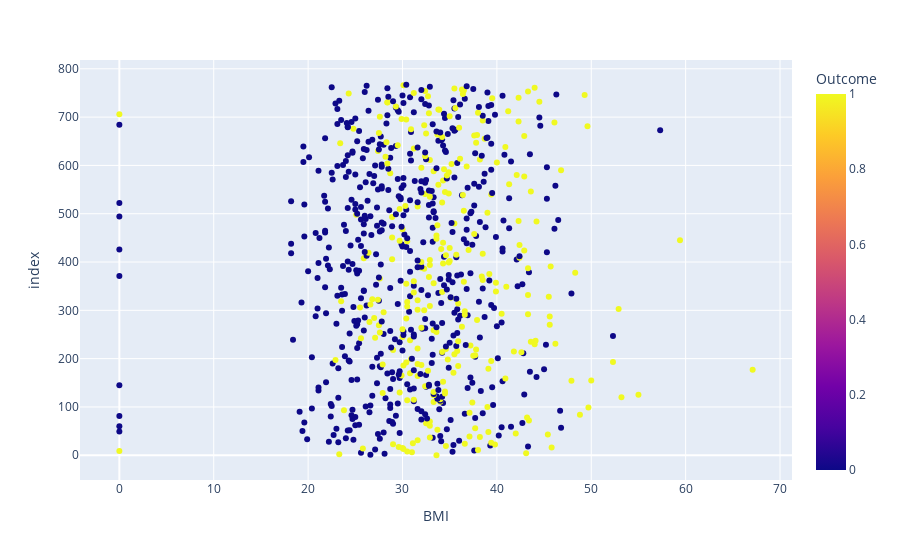
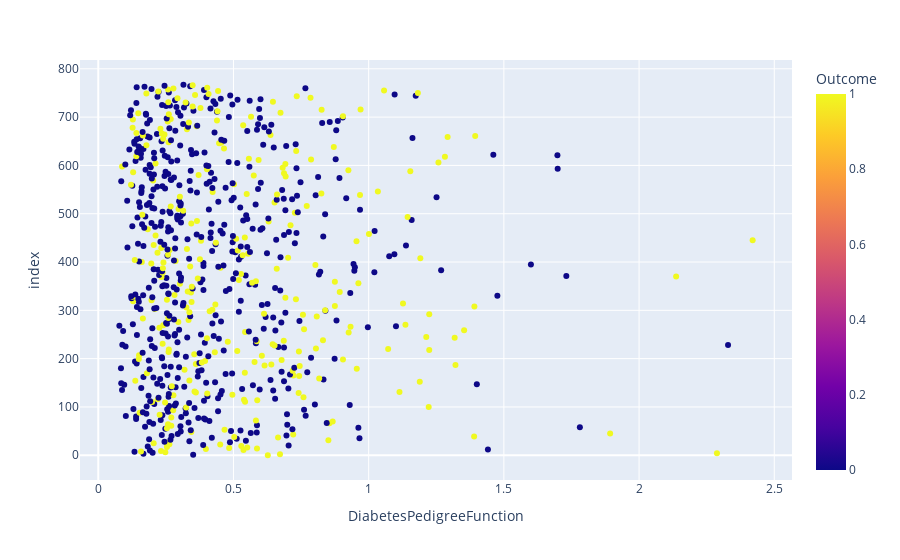
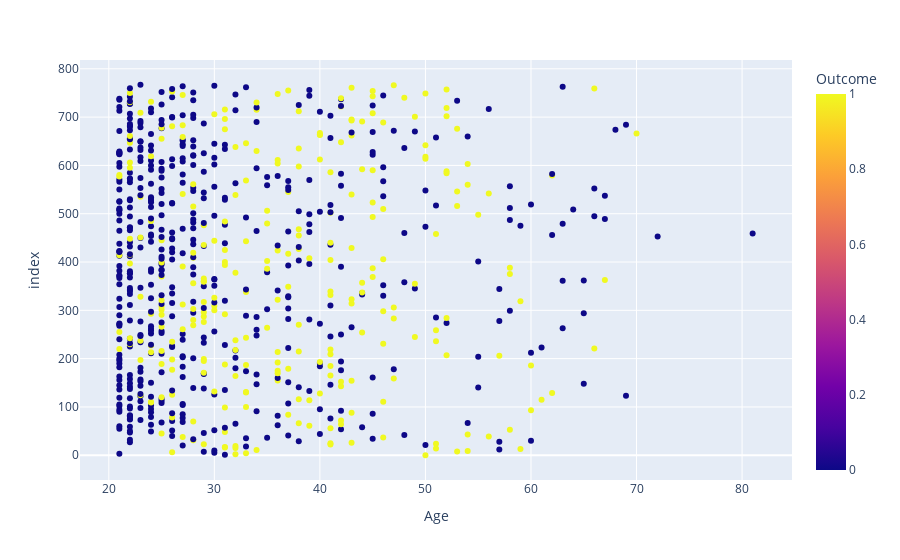

Here is the notebook cell these charts were saved with, in order:
### Code cell
for column in df.drop("Outcome",axis=1).columns[5:10]:
    # for loop auto iterates through the first five feature columns in the dataframe
    fig = px.scatter(data_frame =df ,
                 x=column,
                 color = 'Outcome',
                 color_discrete_sequence = ['#007500','#5CFF5C'],
                 orientation = 'v')

    fig.show()

### Figure 1 — Plotly figure (JSON) as saved in the notebook; plotly's stock layout.template omitted (floating-point values rounded to 4 significant figures; data arrays with more than 128 entries replaced by an {"elided": "..."} marker saying what was removed)
{"data": [{"hovertemplate": "BMI=%{x}<br>index=%{y}<br>Outcome=%{marker.color}<extra></extra>", "legendgroup": "", "marker": {"color": {"elided": "768 int values"}, "coloraxis": "coloraxis", "symbol": "circle"}, "mode": "markers", "name": "", "orientation": "v", "showlegend": false, "type": "scatter", "x": {"elided": "768 float values"}, "xaxis": "x", "y": {"elided": "768 int values"}, "yaxis": "y"}], "layout": {"coloraxis": {"colorbar": {"title": {"text": "Outcome"}}, "colorscale": [[0, "#0d0887"], [0.1111, "#46039f"], [0.2222, "#7201a8"], [0.3333, "#9c179e"], [0.4444, "#bd3786"], [0.5556, "#d8576b"], [0.6667, "#ed7953"], [0.7778, "#fb9f3a"], [0.8889, "#fdca26"], [1, "#f0f921"]]}, "legend": {"tracegroupgap": 0}, "margin": {"t": 60}, "xaxis": {"anchor": "y", "domain": [0, 1], "title": {"text": "BMI"}}, "yaxis": {"anchor": "x", "domain": [0, 1], "title": {"text": "index"}}}}

### Figure 2 — Plotly figure (JSON) as saved in the notebook; plotly's stock layout.template omitted (floating-point values rounded to 4 significant figures; data arrays with more than 128 entries replaced by an {"elided": "..."} marker saying what was removed)
{"data": [{"hovertemplate": "DiabetesPedigreeFunction=%{x}<br>index=%{y}<br>Outcome=%{marker.color}<extra></extra>", "legendgroup": "", "marker": {"color": {"elided": "768 int values"}, "coloraxis": "coloraxis", "symbol": "circle"}, "mode": "markers", "name": "", "orientation": "v", "showlegend": false, "type": "scatter", "x": {"elided": "768 float values"}, "xaxis": "x", "y": {"elided": "768 int values"}, "yaxis": "y"}], "layout": {"coloraxis": {"colorbar": {"title": {"text": "Outcome"}}, "colorscale": [[0, "#0d0887"], [0.1111, "#46039f"], [0.2222, "#7201a8"], [0.3333, "#9c179e"], [0.4444, "#bd3786"], [0.5556, "#d8576b"], [0.6667, "#ed7953"], [0.7778, "#fb9f3a"], [0.8889, "#fdca26"], [1, "#f0f921"]]}, "legend": {"tracegroupgap": 0}, "margin": {"t": 60}, "xaxis": {"anchor": "y", "domain": [0, 1], "title": {"text": "DiabetesPedigreeFunction"}}, "yaxis": {"anchor": "x", "domain": [0, 1], "title": {"text": "index"}}}}

### Figure 3 — Plotly figure (JSON) as saved in the notebook; plotly's stock layout.template omitted (floating-point values rounded to 4 significant figures; data arrays with more than 128 entries replaced by an {"elided": "..."} marker saying what was removed)
{"data": [{"hovertemplate": "Age=%{x}<br>index=%{y}<br>Outcome=%{marker.color}<extra></extra>", "legendgroup": "", "marker": {"color": {"elided": "768 int values"}, "coloraxis": "coloraxis", "symbol": "circle"}, "mode": "markers", "name": "", "orientation": "v", "showlegend": false, "type": "scatter", "x": {"elided": "768 int values"}, "xaxis": "x", "y": {"elided": "768 int values"}, "yaxis": "y"}], "layout": {"coloraxis": {"colorbar": {"title": {"text": "Outcome"}}, "colorscale": [[0, "#0d0887"], [0.1111, "#46039f"], [0.2222, "#7201a8"], [0.3333, "#9c179e"], [0.4444, "#bd3786"], [0.5556, "#d8576b"], [0.6667, "#ed7953"], [0.7778, "#fb9f3a"], [0.8889, "#fdca26"], [1, "#f0f921"]]}, "legend": {"tracegroupgap": 0}, "margin": {"t": 60}, "xaxis": {"anchor": "y", "domain": [0, 1], "title": {"text": "Age"}}, "yaxis": {"anchor": "x", "domain": [0, 1], "title": {"text": "index"}}}}
